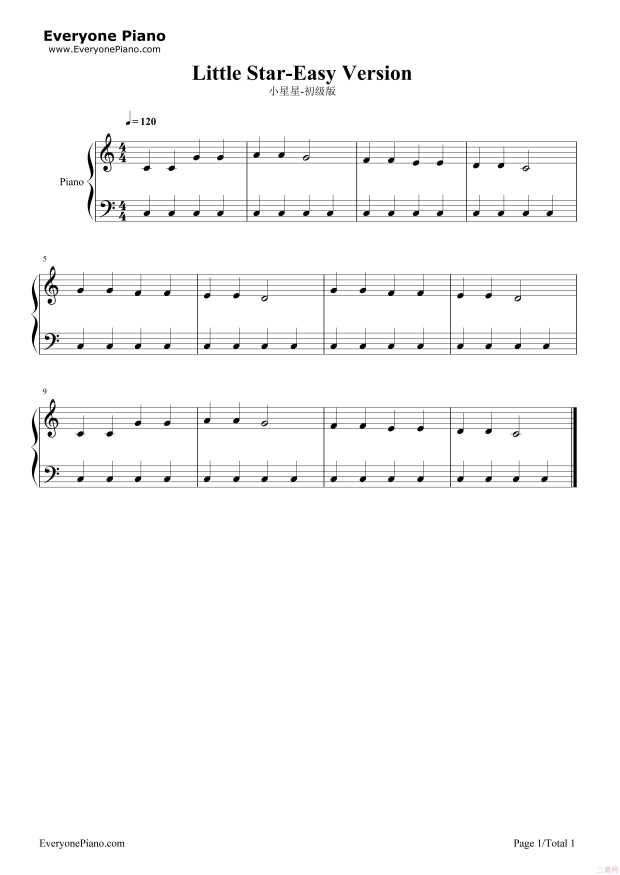
#> input picture images/star.jpg, 2480 x 3500 px, found by its file name (shown at 1/4 size)
$ python sheet_recognition.py
#> lines starting #> are read from the running program, lines starting #| are printed output that depends on the picture
import io
import numpy as np
from matplotlib import pyplot as plt
import cv2
from PIL import Image, ImageFilter

# Load the image
image_path = 'images\star.jpg'
image = cv2.imread(image_path)
#> image is the input picture: shape (3500, 2480, 3); mean B, G, R 248.8, 248.8, 248.8

text_area1 = (0, 0, 2499,500)  # Example coordinates, you may need to change these
text_area2 = (0, 480, 580, 910)  # Example coordinates, you may need to change these
text_area3 = (0, 1000, 290, 3499)  # Example coordinates, you may need to change these
text_area4 = (0, 3250,2499, 3499)


image = cv2.rectangle(image, (0, 0), (2499, 475), (255, 255, 255), -1)
image = cv2.rectangle(image, (0, 480), (580, 910), (255, 255, 255), -1)
image = cv2.rectangle(image, (0, 1000), (290, 3499), (255, 255, 255), -1)
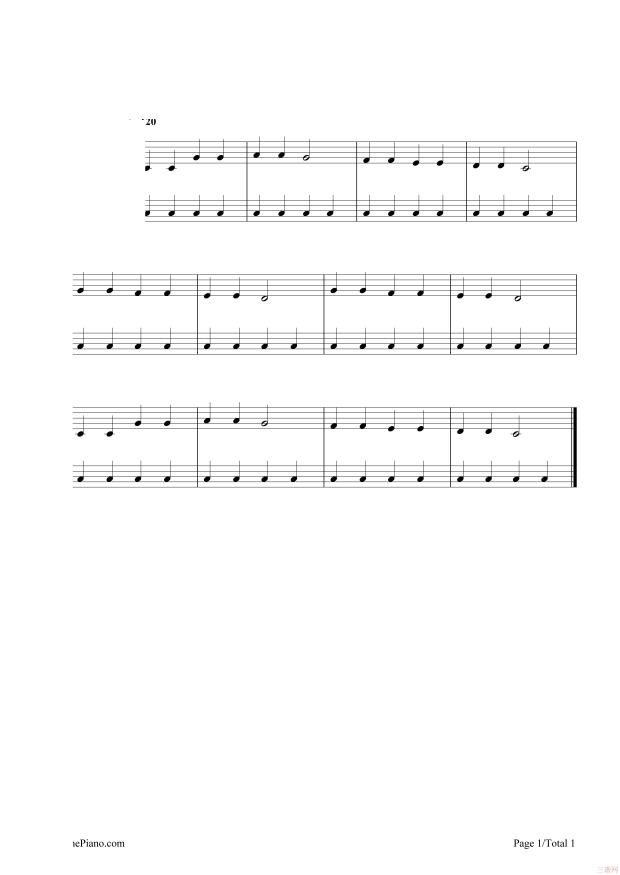
#> image: shape (3500, 2480, 3) (shown at 1/4 size); mean B, G, R 250.6, 250.6, 250.6
image = cv2.rectangle(image, (0, 1500), (260, 2000), (255, 255, 255), -1)
image = cv2.rectangle(image, (0, 3250), (2499, 3499), (255, 255, 255), -1)
blurred_image_path = 'images\starr.jpg'
cv2.imwrite(blurred_image_path, image)
plt.imshow(image)
plt.show()
cv2.waitKey(0)

gray = cv2.cvtColor(image, cv2.COLOR_BGR2GRAY)
gray = cv2.medianBlur(gray, 5)
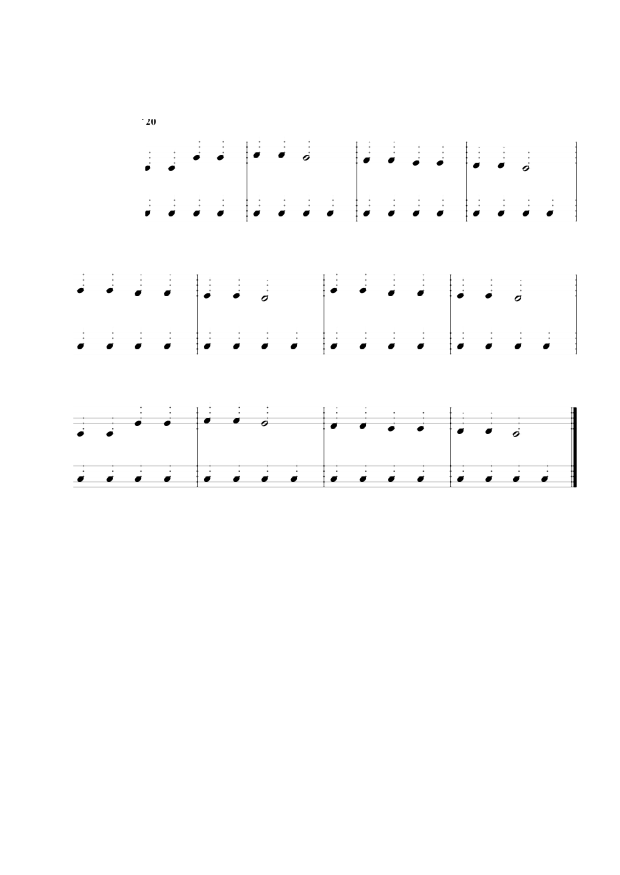
#> gray: shape (3500, 2480) (shown at 1/4 size); min 0, max 255, mean 253.1
circles = cv2.HoughCircles(
    gray,
    cv2.HOUGH_GRADIENT,
    dp=1,
    minDist=30,
    param1=75,
    param2=13,
    minRadius=8,
    maxRadius=20
)
#> circles = 93 rows, first 8: [666.5, 1688.5, 14.7], [548.5, 1918.5, 9.6], [435.5, 1387.5, 9.6], [1331.5, 1387.5, 9.6], [547.5, 1684.5, 18.3], [1446.5, 1152.5, 19.4], [1560.5, 1705.5, 19.4], [2059.5, 1727.5, 19.4]

note_line_1=[]
note_line_2=[]
note_line_3=[]
note_line_4=[]
note_line_5=[]
note_line_6=[]
note1 = []
note2 = []
note3 = []
note4 = []
note5 = []
note6 = []
if circles is not None:
    circles = np.uint16(np.around(circles))
#> circles = 93 rows, first 8: [666, 1688, 15], [548, 1918, 10], [436, 1388, 10], [1332, 1388, 10], [548, 1684, 18], [1446, 1152, 19], [1560, 1706, 19], [2060, 1728, 19]
    for i in circles[0, :]:
        # 绘制外圆
        print(i)
        cv2.circle(image, (i[0], i[1]), i[2], (0, 255, 0), 2)
        # 绘制圆心
        cv2.circle(image, (i[0], i[1]), 2, (0, 0, 255), 3)
        if(i[1]>500 and i[1]<750):
                note_line_1.append(i)
        elif(i[1]>750 and i[1]<1000):
            note_line_2.append(i)
        elif(i[1]>1000 and i[1]<1250):
            note_line_3.append(i)
        elif(i[1]>1250 and i[1]<1500):
            note_line_4.append(i)
        elif(i[1]>1500 and i[1]<1750):
            note_line_5.append(i)
        elif(i[1]>1750 and i[1]<2000 and i[0]<2275):
            note_line_6.append(i)
        else:
            continue
#> this loop made 93 passes
#> i on passes 1 to 12: [666, 1688, 15], [548, 1918, 10], [436, 1388, 10], [1332, 1388, 10], [548, 1684, 18], [1446, 1152, 19], [1560, 1706, 19], [2060, 1728, 19], [1950, 1718, 17], [548, 1388, 10], [1172, 1918, 10], [824, 1918, 10]
#| [ 666 1688   15]
#| [ 548 1918   10]
#| [ 436 1388   10]
#| [1332 1388   10]
#| [ 548 1684   18]
#| [1446 1152   19]
#| [1560 1706   19]
#| [2060 1728   19]
#> (further printed lines are left out)
#> after the loop, note_line_1 = [[2100, 666, 18], [1220, 624, 18], [1124, 622, 10], [1660, 644, 18], [1756, 644, 18], [884, 638, 18], [690, 680, 17], [1900, 656, 17], [2002, 658, 14], [1562, 636, 15], [1024, 622, 11], [784, 626, 13], [588, 672, 9], [1464, 644, 10]]; note_line_2 = [[1222, 854, 12], [1902, 854, 12], [1124, 856, 10], [2002, 848, 15], [782, 856, 9], [1462, 856, 9], [1662, 848, 15], [1758, 848, 15], [2196, 848, 15], [2102, 856, 11], [878, 856, 9], [1022, 856, 9], [684, 848, 16], [586, 850, 13], [1562, 848, 15], [1322, 850, 10]]; note_line_3 = [[1446, 1152, 19], [1056, 1196, 10], [2068, 1196, 10], [434, 1152, 19], [1330, 1152, 19], [1958, 1192, 19], [666, 1168, 15], [1562, 1168, 15], [318, 1154, 18], [832, 1190, 17], [1680, 1174, 11], [552, 1176, 13], [942, 1182, 11], [1838, 1182, 11]]; note_line_4 = 16 items, first 6: [436, 1388, 10], [1332, 1388, 10], [548, 1388, 10], [826, 1388, 11], [944, 1388, 11], [1056, 1388, 11]; note_line_5 = [[666, 1688, 15], [548, 1684, 18], [1560, 1706, 19], [2060, 1728, 19], [1950, 1718, 17], [1056, 1688, 15], [1838, 1718, 18], [1678, 1708, 17], [1450, 1698, 15], [942, 1686, 10], [442, 1742, 18], [828, 1680, 12], [320, 1736, 11], [1330, 1706, 8], [2276, 1660, 10]]; note_line_6 = 16 items, first 6: [548, 1918, 10], [1172, 1918, 10], [824, 1918, 10], [1054, 1918, 10], [1950, 1918, 10], [2060, 1918, 10]
plt.imshow(image)
plt.show()
note_line_1.sort(key=lambda x: x[0]+x[1])
note_line_2.sort(key=lambda x: x[0]+x[1])
note_line_3.sort(key=lambda x: x[0]+x[1])
note_line_4.sort(key=lambda x: x[0]+x[1])
note_line_5.sort(key=lambda x: x[0]+x[1])
note_line_6.sort(key=lambda x: x[0]+x[1])
for i in note_line_1:
    note1.append(int(i[0]))
#> this loop made 14 passes
#> after the loop, note1 = [588, 690, 784, 884, 1024, 1124, 1220, 1464, 1562, 1660, 1756, 1900, 2002, 2100]
for i in note_line_2:
    note2.append(int(i[0]))
#> this loop made 16 passes
#> after the loop, note2 = [586, 684, 782, 878, 1022, 1124, 1222, 1322, 1462, 1562, 1662, 1758, 1902, 2002, 2102, 2196]
for i in note_line_3:
    note3.append(int(i[0]))
#> this loop made 14 passes
#> after the loop, note3 = [318, 434, 552, 666, 832, 942, 1056, 1330, 1446, 1562, 1680, 1838, 1958, 2068]
for i in note_line_4:
    note4.append(int(i[0]))
#> this loop made 16 passes
#> i on passes 1 to 12: [320, 1388, 10], [436, 1388, 10], [548, 1388, 10], [666, 1388, 10], [826, 1388, 11], [944, 1388, 11], [1056, 1388, 11], [1174, 1388, 11], [1332, 1388, 10], [1452, 1382, 11], [1562, 1388, 10], [1680, 1388, 10]
#> after the loop, note4 = [320, 436, 548, 666, 826, 944, 1056, 1174, 1332, 1452, 1562, 1680, 1840, 1952, 2070, 2182]
for i in note_line_5:
    note5.append(int(i[0]))
#> this loop made 15 passes
#> after the loop, note5 = [320, 442, 548, 666, 828, 942, 1056, 1330, 1450, 1560, 1678, 1838, 1950, 2060, 2276]
for i in note_line_6:
    note6.append(int(i[0]))
#> this loop made 16 passes
#> i on passes 1 to 12: [320, 1912, 13], [438, 1912, 12], [548, 1918, 10], [666, 1918, 10], [824, 1918, 10], [942, 1918, 10], [1054, 1918, 10], [1172, 1918, 10], [1334, 1912, 12], [1450, 1918, 11], [1562, 1918, 10], [1680, 1912, 13]
#> after the loop, note6 = [320, 438, 548, 666, 824, 942, 1054, 1172, 1334, 1450, 1562, 1680, 1838, 1950, 2060, 2176]

print('1:   ',   note_line_1)
#> (printed output is left out)
print('2:   ',   note_line_2)
#> (printed output is left out)
print('3:   ',   note_line_3)
#> (printed output is left out)
print('4:   ',   note_line_4)
#> (printed output is left out)
print('5:   ',   note_line_5)
#> (printed output is left out)
print('6:   ',   note_line_6)
#> (printed output is left out)

$ run again, with images/canonn.jpg copied over images/star.jpg
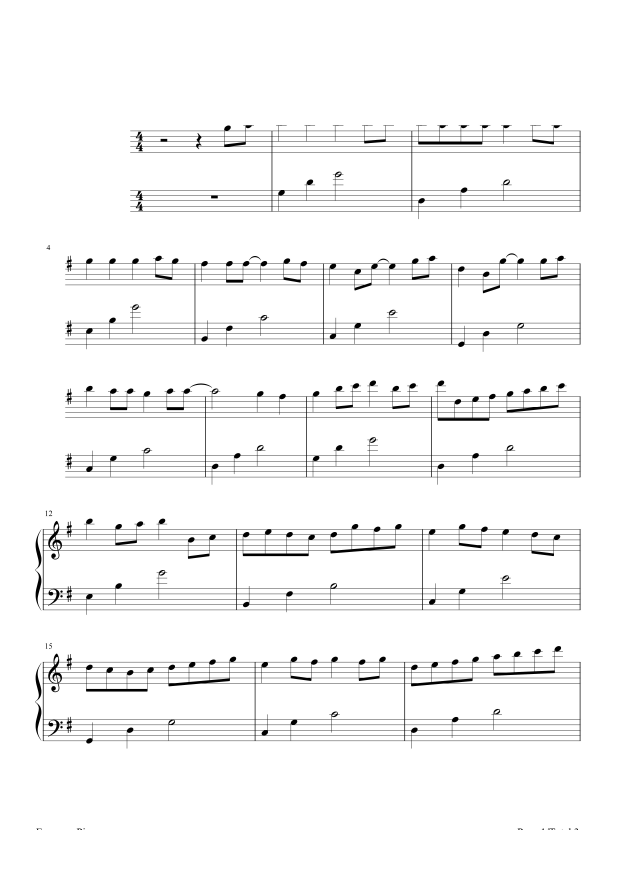
#> input picture images/canonn.jpg, 2500 x 3500 px, found by its file name (shown at 1/4 size)
#> image is the input picture: shape (3500, 2500, 3); min 0, max 255, mean 246.3
#> `gray = cv2.medianBlur(gray, 5)`:
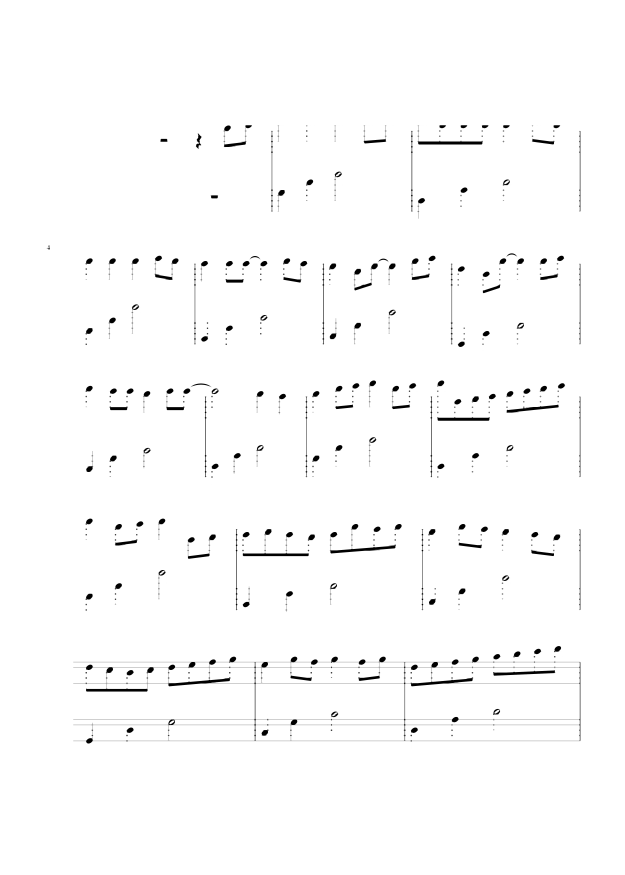
#> gray: shape (3500, 2500) (shown at 1/4 size); min 0, max 255, mean 251.1
#> `circles = cv2.HoughCircles( gray, cv2.HOUGH_GRADIENT, dp=1, minDist=30..`: circles = 133 rows, first 8: [1825.5, 2656.5, 19.4], [1134.5, 1594.5, 19.4], [352.5, 2659.5, 19.4], [515.5, 2681.5, 19.4], [515.5, 2911.5, 19.4], [684.5, 1573.5, 19.4], [769.5, 2168.5, 19.4], [1652.5, 2659.5, 19.4]
#> `circles = np.uint16(np.around(circles))`: circles = 133 rows, first 8: [1826, 2656, 19], [1134, 1594, 19], [352, 2660, 19], [516, 2682, 19], [516, 2912, 19], [684, 1574, 19], [770, 2168, 19], [1652, 2660, 19]
#> the loop `for i in circles[0, :]:` made 133 passes
#> (printed output is left out)
#> after the loop `for i in circles[0, :]:`:
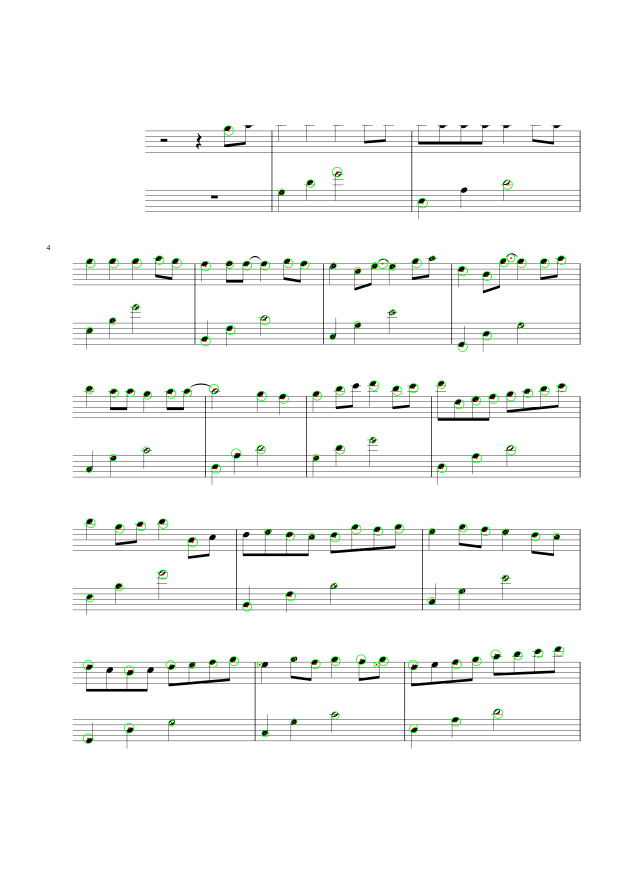
#> image: shape (3500, 2500, 3) (shown at 1/4 size); mean B, G, R 246.2, 247.3, 246.3
#> after the loop `for i in circles[0, :]:`: note_line_1 = [[1348, 688, 19], [914, 522, 19], [1242, 734, 15], [2030, 738, 19]]; note_line_2 = [[1690, 812, 19], [1126, 768, 12]]; note_line_3 = 27 items, first 6: [822, 1064, 19], [1850, 1084, 19], [544, 1228, 12], [546, 1052, 19], [706, 1052, 19], [1666, 1052, 19]; note_line_4 = [[1850, 1386, 19], [1060, 1280, 19], [1948, 1342, 18], [922, 1320, 18], [822, 1364, 19], [2084, 1300, 12], [450, 1284, 13], [1330, 1348, 11], [1430, 1298, 13], [358, 1320, 12]]; note_line_5 = 22 items, first 6: [1134, 1594, 19], [684, 1574, 19], [1836, 1616, 19], [856, 1556, 19], [1046, 1584, 19], [1974, 1594, 19]; note_line_6 = [[1906, 1832, 19], [944, 1814, 19], [2044, 1800, 19], [1360, 1798, 18], [1492, 1760, 12], [584, 1800, 13], [1044, 1798, 17], [864, 1874, 18], [356, 1878, 11], [452, 1830, 13], [1768, 1872, 18], [1264, 1830, 12]]
#> the loop `for i in note_line_1:` made 4 passes
#> after the loop `for i in note_line_1:`: note1 = [914, 1242, 1348, 2030]
#> the loop `for i in note_line_2:` made 2 passes
#> after the loop `for i in note_line_2:`: note2 = [1126, 1690]
#> the loop `for i in note_line_3:` made 27 passes
#> i on passes 1 to 8: [362, 1052, 18], [454, 1052, 19], [546, 1052, 19], [638, 1040, 17], [706, 1052, 19], [544, 1228, 12], [822, 1064, 19], [918, 1058, 15]
#> after the loop `for i in note_line_3:`: note3 = 27 values, max 2246 at index 26, min 362 at index 0, mean 1337.3
#> the loop `for i in note_line_4:` made 10 passes
#> after the loop `for i in note_line_4:`: note4 = [358, 450, 822, 922, 1060, 1330, 1430, 1850, 1948, 2084]
#> the loop `for i in note_line_5:` made 22 passes
#> i on passes 1 to 8: [358, 1558, 15], [456, 1572, 17], [522, 1570, 16], [590, 1580, 16], [684, 1574, 19], [750, 1570, 16], [856, 1556, 19], [1046, 1584, 19]
#> after the loop `for i in note_line_5:`: note5 = [358, 456, 522, 590, 684, 750, 856, 1046, 1134, 1268, 1360, 1496, 1588, 1654, 1766, 1836, 1904, 1974, 2044, 2112, 2178, 2248]
#> the loop `for i in note_line_6:` made 12 passes
#> after the loop `for i in note_line_6:`: note6 = [356, 452, 584, 864, 944, 1044, 1264, 1360, 1492, 1768, 1906, 2044]
#| 1:    [array([914, 522,  19], dtype=uint16), array([1242,  734,   15], dtype=uint16), array([1348,  688,   19], dtype=uint16), array([2030,  738,   19], dtype=uint16)]
#| 2:    [array([1126,  768,   12], dtype=uint16), array([1690,  812,   19], dtype=uint16)]
#> (printed output is left out)
#> (printed output is left out)
#> (printed output is left out)
#> (printed output is left out)
